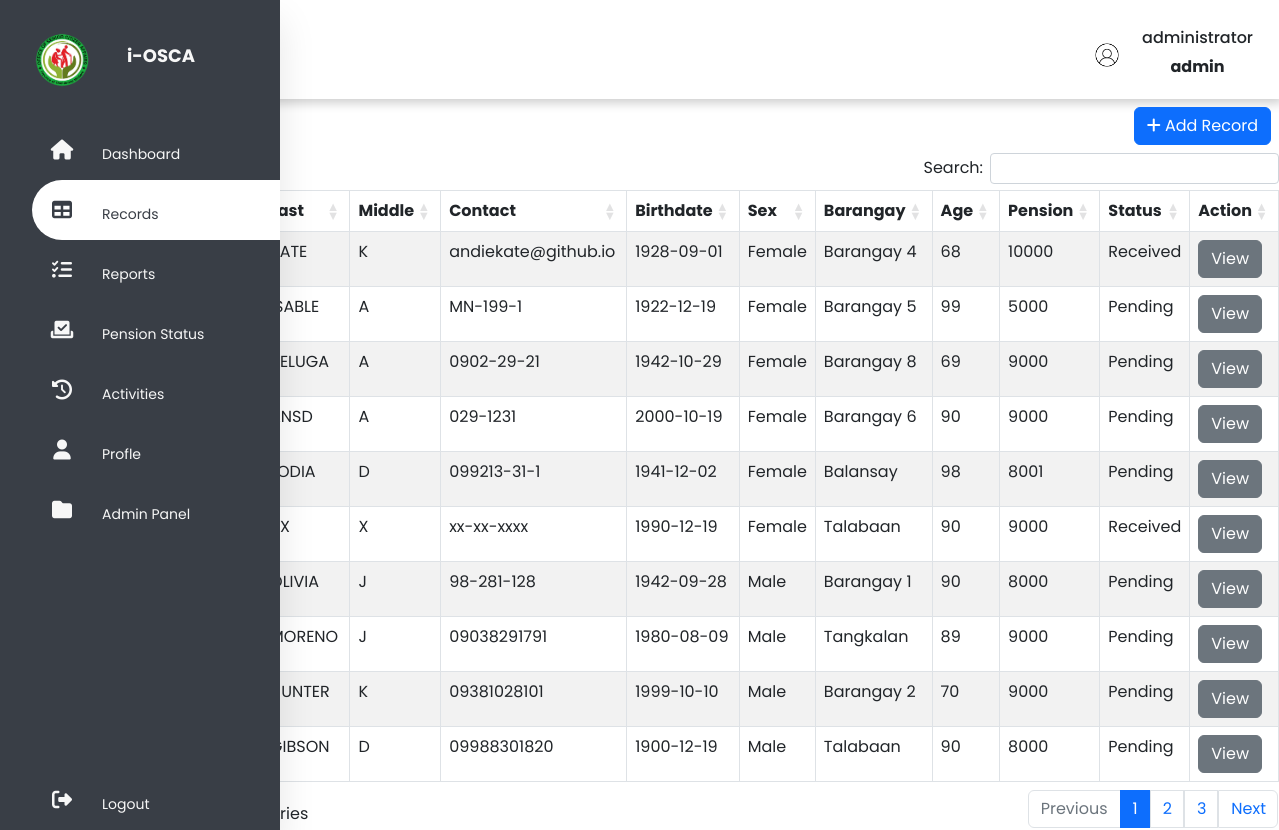
The page /records.php (signed in) on the database as committed earlier.
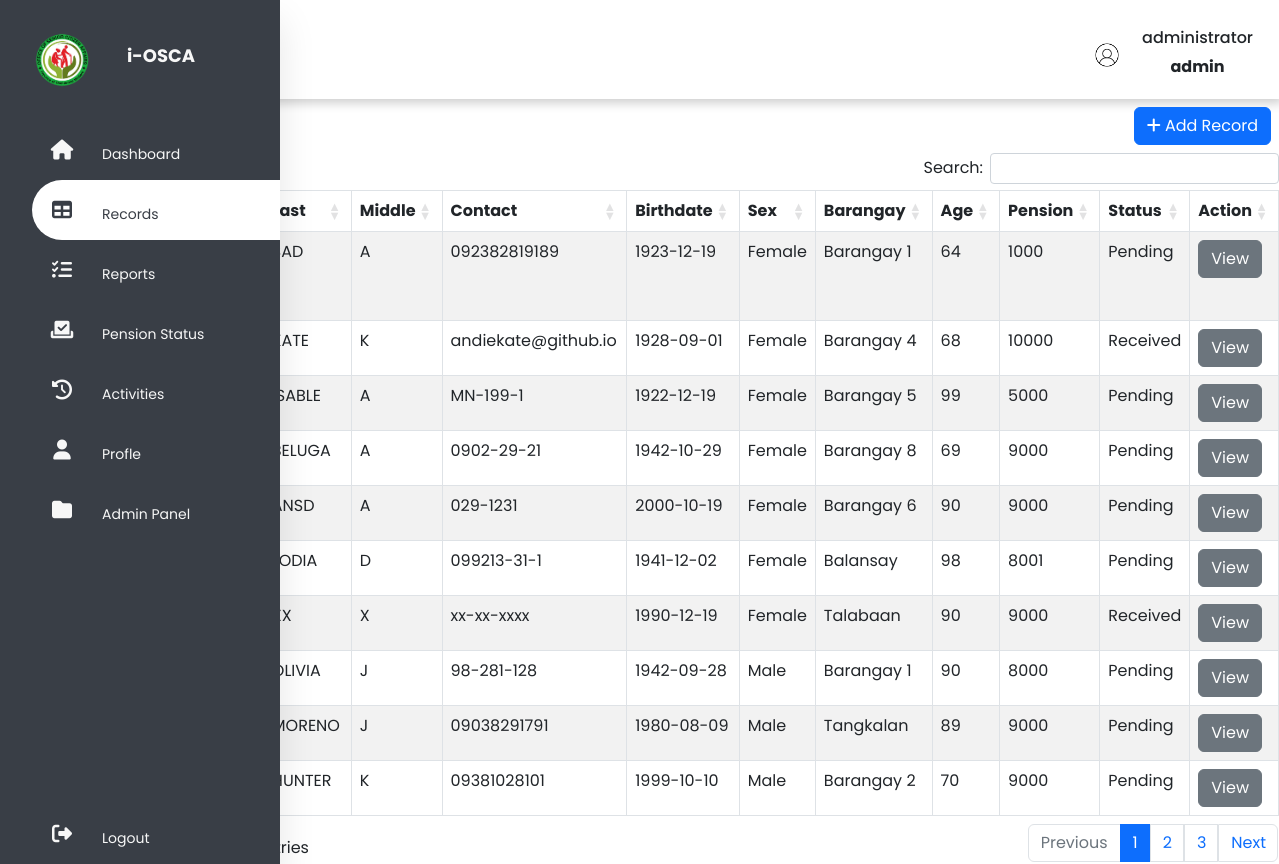
The same page on the database as committed later.
### tables this page shows
CREATE TABLE `tbl_records` (
  `id` int(11) NOT NULL,
  `fx_id` varchar(50) NOT NULL,
  `fx_firstname` varchar(50) NOT NULL,
  `fx_lastname` varchar(50) NOT NULL,
  `fx_middlename` varchar(50) NOT NULL,
  `fx_contact` varchar(150) NOT NULL,
  `fd_birthdate` date NOT NULL,
  `fx_gender` varchar(50) NOT NULL,
  `fx_barangay` varchar(150) NOT NULL,
  `fn_age` int(3) NOT NULL,
  `fn_pension` bigint(50) NOT NULL,
  `fn_status` varchar(50) NOT NULL,
  `life_status` varchar(150) NOT NULL,
  `fd_pension` date NOT NULL
);

### records.php (the view, shortened to what the changed rows need)
<?php
include('conn/connection.php');
$brgy = array("Barangay 1", "Barangay 2", "Barangay 3", "Barangay 4", "Barangay 5", "Barangay 6", "Barangay 7", "Barangay 8", "Balansay"
,"Fatima", "Payompon", "San Luis (Ligang)", "Talabaan", "Tangkalan", "Tayamaan");
if($_SESSION['fx_street'] == $brgy[0]){
    $records = $conn->query("SELECT * FROM tbl_records WHERE fx_barangay = '$brgy[0]'");
}elseif($_SESSION['fx_street'] == $brgy[1]){
    $records = $conn->query("SELECT * FROM tbl_records WHERE fx_barangay = '$brgy[1]'");
}elseif($_SESSION['fx_street'] == $brgy[2]){
    $records = $conn->query("SELECT * FROM tbl_records WHERE fx_barangay = '$brgy[2]'");
}elseif($_SESSION['fx_street'] == $brgy[3]){
    $records = $conn->query("SELECT * FROM tbl_records WHERE fx_barangay = '$brgy[3]'");
}elseif($_SESSION['fx_street'] == $brgy[4]){
    $records = $conn->query("SELECT * FROM tbl_records WHERE fx_barangay = '$brgy[4]'");
}elseif($_SESSION['fx_street'] == $brgy[5]){
    $records = $conn->query("SELECT * FROM tbl_records WHERE fx_barangay = '$brgy[5]'");
}elseif($_SESSION['fx_street'] == $brgy[6]){
    $records = $conn->query("SELECT * FROM tbl_records WHERE fx_barangay = '$brgy[6]'");
}elseif($_SESSION['fx_street'] == $brgy[7]){
    $records = $conn->query("SELECT * FROM tbl_records WHERE fx_barangay = '$brgy[7]'");
}elseif($_SESSION['fx_street'] == $brgy[8]){
    $records = $conn->query("SELECT * FROM tbl_records WHERE fx_barangay = '$brgy[8]'");
}elseif($_SESSION['fx_street'] == $brgy[9]){
    $records = $conn->query("SELECT * FROM tbl_records WHERE fx_barangay = '$brgy[9]'");
}elseif($_SESSION['fx_street'] == $brgy[10]){
    $records = $conn->query("SELECT * FROM tbl_records WHERE fx_barangay = '$brgy[10]'");
}elseif($_SESSION['fx_street'] == $brgy[11]){
    $records = $conn->query("SELECT * FROM tbl_records WHERE fx_barangay = '$brgy[11]'");
}elseif($_SESSION['fx_street'] == $brgy[12]){
    $records = $conn->query("SELECT * FROM tbl_records WHERE fx_barangay = '$brgy[12]'");
}elseif($_SESSION['fx_street'] == $brgy[13]){
    $records = $conn->query("SELECT * FROM tbl_records WHERE fx_barangay = '$brgy[13]'");
}elseif($_SESSION['fx_street'] == $brgy[14]){
    $records = $conn->query("SELECT * FROM tbl_records WHERE fx_barangay = '$brgy[14]'");
}else{
$records = $conn->query("SELECT * FROM tbl_records");
}
if (isset($_SESSION['user_id']) && isset($_SESSION['user_name'])) {
?>
<!DOCTYPE html>
<html lang="en">
<head>
    <link rel="stylesheet" href="https://cdnjs.cloudflare.com/ajax/libs/font-awesome/6.2.0/css/all.min.css">
    <link rel="stylesheet" href="css/bootstrap.min.css">
    <link rel="stylesheet" type="text/css" href="css/dataTables.bootstrap5.min.css">
    <link rel="stylesheet" type="text/css" href="css/g_style.css">
    <link rel="stylesheet" type="text/css" href="css/records_style.css">
</head>
<body>
    <nav class="side-nav">
        <ul>
            <li>
                <a href="#" class="logo">
                    <img src="media/header.png" alt="logo">
                    <span class="nav-item">i-OSCA</span>
                </a>
            </li>
            <li><a href="dashboard" id="nav-list">
                    <i class="fas fa-home"></i>
                    <span class="nav-item">Dashboard</span>
                </a></li>
            <li><a href="#" class="active" id="nav-list">
                    <i class="fas fa-table"></i>
                    <span class="nav-item">Records</span>
                </a></li>
            <li><a href="reports" id="nav-list">
                    <i class="fas fa-tasks"></i>
                    <span class="nav-item">Reports</span>
                </a></li>
            <li><a href="status" id="nav-list">
                    <i class="fas fa-check-to-slot"></i>
                    <span class="nav-item">Pension Status</span>
                </a></li>
            <li <?php if($_SESSION['user_level']=="staff") echo 'style="display:none;"'; ?>><a href="activities" id="nav-list">
                    <i class="fas fa-solid fa-clock-rotate-left"></i>
                    <span class="nav-item">Activities</span>
                </a></li>
            <li><a href="profile" id="nav-list">
                    <i class="fas fa-user"></i>
                    <span class="nav-item">Profle</span>
                </a></li>
            <li <?php if($_SESSION['user_level']=="staff") echo 'style="display:none;"'; ?>><a href="fxasdasjdk"
                    id="nav-list">
                    <i class="fas fa-folder"></i>
                    <span class="nav-item">Admin Panel</span>
                </a></li>
            <li><a href="function/logout" class="logout" id="nav-list">
                    <i class="fas fa-sign-out-alt"></i>
                    <span class="nav-item">Logout</span>
                </a></li>
        </ul>
    </nav>
    <div class="main-content">
        <header>
            <div class="header-title">
                <h2>
                    <label for="">
                </h2>
            </div>
            <div class="user-wrapper">
                <img src="./image/<?php echo $_SESSION['fm_img']; ?>" class="user_img" alt="user">
                <div>
                    <h6><span class="nav-item"><?php echo $_SESSION['user_name']; ?></span></h6>
                    <p><span class="nav-item"><?php echo $_SESSION['user_level']; ?></span></p>
                </div>
            </div>
        </header>
        <div class="d-flex">
            <div class="p-2 me-auto">
                <button type="submit" name="export" id="export"
                    class="export btn btn-primary justify-content-end"><span></span> Export Excel
                </button>
            </div>
            <div class="p-2 ms-auto">
                <button type="button" class="btn btn-primary" data-bs-toggle="modal" data-bs-target="#myModal" <?php if($_SESSION['user_level'] != 'admin') echo 'style="display:none;"'?>>
                    <span><i class="fa-solid fa-plus"></i></span> Add Record</button>
            </div>
        </div>
        <div class="table-div t-1" id="container">
            <table id="datatable" class="table table-striped table-bordered">
                <thead>
                    <tr>
                        <th scope="col">ID</th>
                        <th scope="col">First</th>
                        <th scope="col">Last</th>
                        <th scope="col" class="d-none d-sm-table-cell">Middle</th>
                        <th scope="col" class="d-none d-sm-table-cell">Contact</th>
                        <th scope="col" class="d-none d-sm-table-cell">Birthdate</th>
                        <th scope="col" class="d-none d-sm-table-cell">Sex</th>
                        <th scope="col" class="d-none d-sm-table-cell">Barangay</th>
                        <th scope="col" class="d-none d-sm-table-cell">Age</th>
                        <th scope="col" class="d-none d-sm-table-cell">Pension</th>
                        <th scope="col" class="d-none d-sm-table-cell">Status</th>
                        <th scope="col" class="noExl">Action</th>
                    </tr>
                </thead>
                <tbody>
                    <?php foreach($records as $row) :  ?>
                    <tr>
                        <td id="sid"> <?php echo $row['fx_id']; ?> </td>
                        <td> <?php echo $row['fx_firstname']; ?> </td>
                        <td> <?php echo $row['fx_lastname']; ?> </td>
                        <td class="d-none d-sm-table-cell"> <?php echo $row['fx_middlename']; ?> </td>
                        <td class="d-none d-sm-table-cell"> <?php echo $row['fx_contact']; ?> </td>
                        <td class="d-none d-sm-table-cell"> <?php echo $row['fd_birthdate']; ?> </td>
                        <td class="d-none d-sm-table-cell"> <?php echo $row['fx_gender']; ?> </td>
                        <td class="d-none d-sm-table-cell"> <?php echo $row['fx_barangay']; ?> </td>
                        <td class="d-none d-sm-table-cell"> <?php echo $row['fn_age']; ?> </td>
                        <td class="d-none d-sm-table-cell"> <?php echo $row['fn_pension']; ?> </td>
                        <td class="d-none d-sm-table-cell"> <?php echo $row['fn_status']; ?> </td>
                        <td> <button id='<?php echo $row['fx_id']; ?>' class="view btn btn-secondary noExl"
                                style="width: auto;">View</button></td>
                    </tr>
                    <?php endforeach; ?>
                </tbody>
            </table>
        </div>
</body>
</html>
<?php
}else{
    header("Location: index");
    exit();
}
?>

Rows that differ between the two databases and show on the page:
no longer on this page (row edited): tbl_records: fx_lastname "GIBSON", fx_middlename "D", fx_contact "09988301820", fd_birthdate "1900-12-19", fx_gender "Male", fx_barangay "Talabaan", fn_age "90", fn_pension "8000", fn_status "Pending"
added tbl_records: fx_lastname "SAD", fx_middlename "A", fx_contact "092382819189", fd_birthdate "1923-12-19", fx_gender "Female", fx_barangay "Barangay 1", fn_age "64", fn_pension "1000", fn_status "Pending"
Other text that changed with them:
text written by a page script: "Search: Showing 1 to 10 of 23 entries Previous 1 2 3 Next" → "Search: Showing 1 to 10 of 29 entries Previous 1 2 3 Next"
